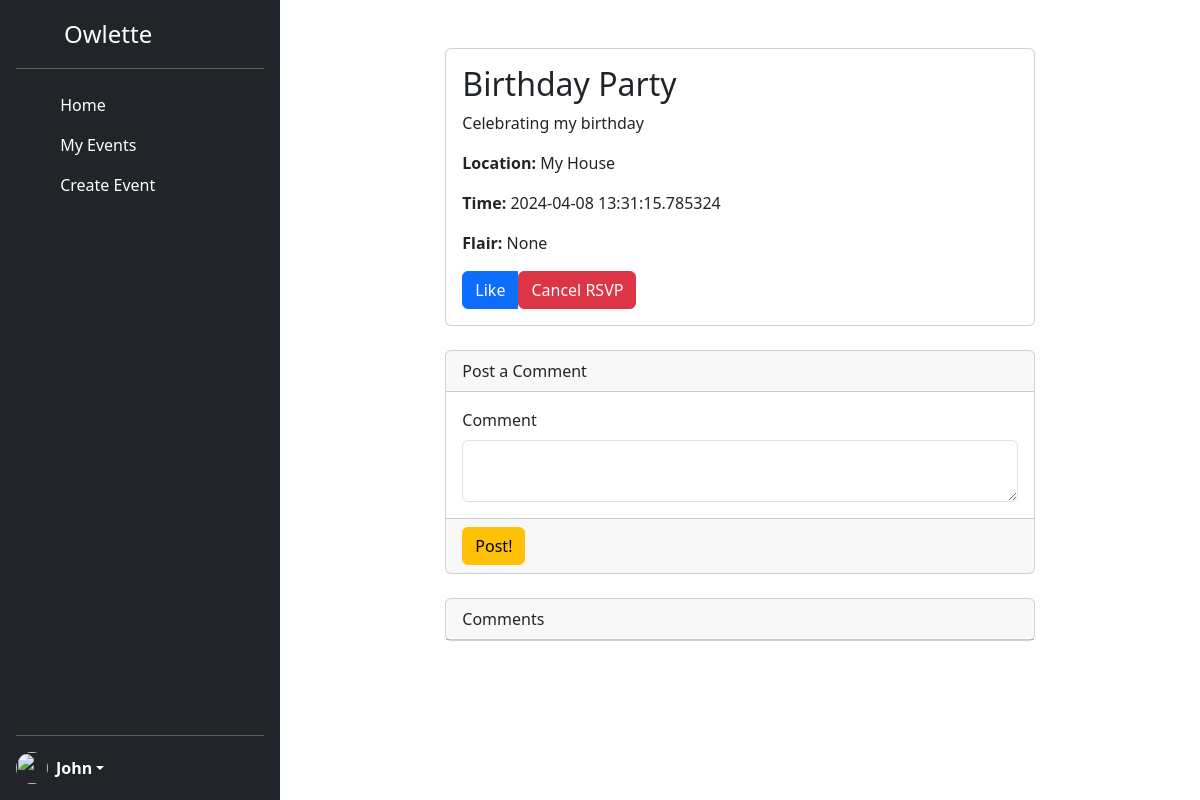
The app's page /eventview/1 (signed in), older data.
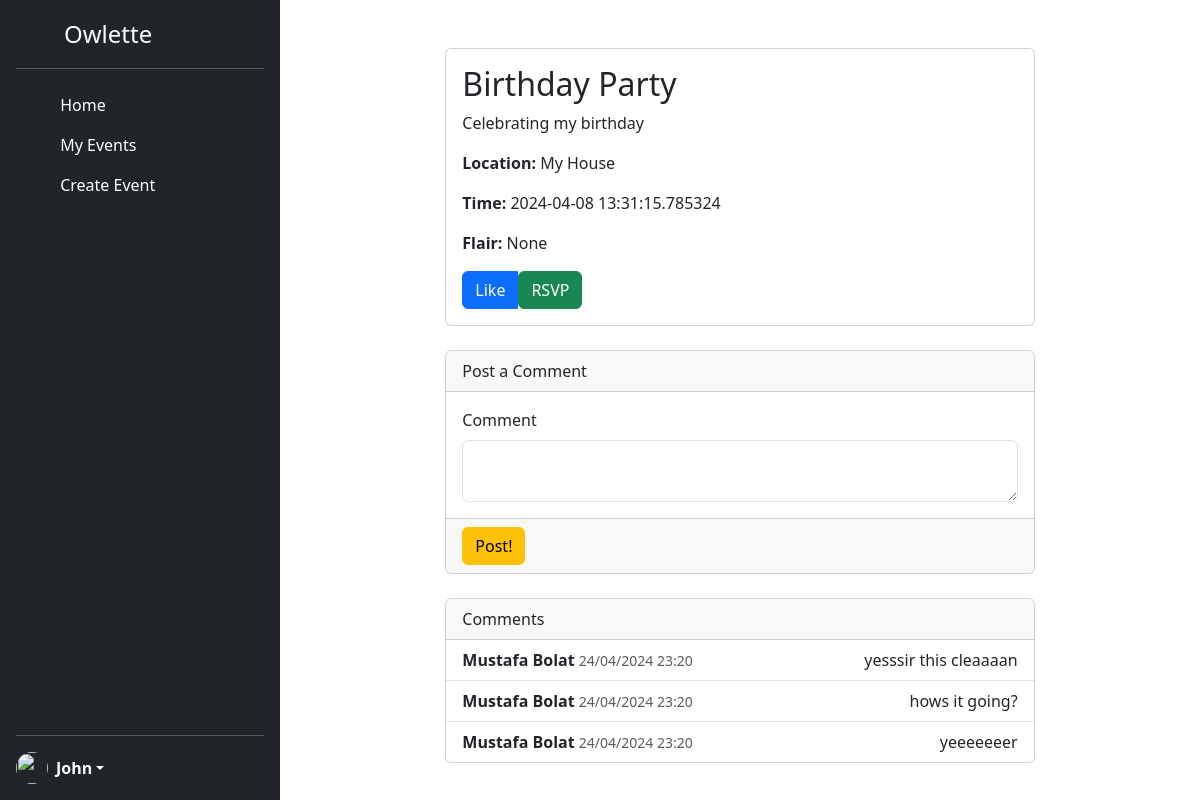
The same page, newer data.
### models.py (models this page shows, shortened)
class User(db.Model, UserMixin):
    __tablename__ = 'user'
    userid = db.Column(db.Integer,
                   primary_key=True)
    username = db.Column(db.String(40),
                         nullable=False,
                         unique=True)
    email = db.Column(db.String(40),
                      unique=True,
                      nullable=False)
    password = db.Column(db.String(200),
                         primary_key=False,
                         unique=False,
                         nullable=False)
    firstname = db.Column(db.String(40),
                         nullable=False)
    lastname = db.Column(db.String(40),
                         nullable=False)
    bio = db.Column(db.String(255),
                         nullable=True)
    created_at = db.Column(db.DateTime,
                           nullable=False,
                           default=datetime.now(pytz.timezone('US/Eastern')))
    ismod = db.Column(db.Boolean,
                           default=False)
    posts = db.relationship('Event', backref='author', lazy='dynamic')

class Event(db.Model):
    __tablename__ = 'event'
    eventID = db.Column(db.Integer, primary_key=True)
    userID = db.Column(db.Integer, db.ForeignKey('user.userid'))
    title = db.Column(db.String(80))
    status = db.Column(db.String(80), default='active')
    description = db.Column(db.String(389))
    eventTime = db.Column(db.DateTime)
    location = db.Column(db.String(80))
    flairone_id = db.Column(db.Integer, db.ForeignKey('flair.flairID'))
    flairtwo_id = db.Column(db.Integer, db.ForeignKey('flair.flairID'))
    flarirthree_id = db.Column(db.Integer, db.ForeignKey('flair.flairID'))
    flairone = db.relationship('Flair', foreign_keys=[flairone_id])
    flairtwo = db.relationship('Flair', foreign_keys=[flairtwo_id])
    flarirthree = db.relationship('Flair', foreign_keys=[flarirthree_id])
    comments = db.relationship('Comment', backref='comments', lazy='dynamic')

class Comment(db.Model):
     __tablename__ = 'comment'
     commentID = db.Column(db.Integer, primary_key=True)
     userID = db.Column(db.Integer, db.ForeignKey('user.userid'))
     eventID = db.Column(db.Integer, db.ForeignKey('event.eventID'))
     message = db.Column(db.String(255))
     timestamp = db.Column(db.DateTime, default=datetime.now(pytz.timezone('US/Eastern')))
     author = db.Relationship('User', backref='author', lazy='joined')

### app.py (the view, shortened to what this page needs)
@app.route('/eventview/<int:eventID>', methods=['GET','POST'])
@login_required
def eventdetailview(eventID):
    form = commentForm(request.form)
    singleEvent = Event.query.get(eventID)
    flairName = singleEvent.flairone.name if singleEvent.flairone else "None"  # Retrieve the flairs for the event
    user_has_rsvped = RSVP.query.filter_by(userID=current_user.userid, eventID=eventID).first() is not None
    return render_template("eventdetailview.html", singleEvent=singleEvent, flairName=flairName,
                user_has_rsvped=user_has_rsvped, form=form)

### forms.py
class commentForm(FlaskForm):
    message = TextAreaField('Comment', validators=[DataRequired(), Length(max=255)])
    submit = SubmitField(label='Post!')

### app.py (called while the page is built)
@login_manager.user_loader
def load_user(userid):
    return User.query.get(int(userid))

### templates/eventdetailview.html (shortened to what this page needs)
{% extends "base.html" %}
{% block content %}
<div class="container">
    <div class="row">
      <div class="col-md-8 mx-auto mt-5">
        <div class="card">
          <div class="card-body">
            <h2 class="card-title">{{singleEvent.title}}</h2>
            <p class="card-text">{{singleEvent.description}}</p>
            <p class="card-text"><strong>Location:</strong> {{singleEvent.location}}</p>
            <p class="card-text"><strong>Time:</strong> {{singleEvent.eventTime}}</p>
            <p><strong>Flair:</strong> {{ flairName }}</p>
            <div class="btn-group" role="group" aria-label="Event Actions">
              <button type="button" class="btn btn-primary"> Like</button>
              <form action="{{ url_for('rsvp_to_event', event_id=singleEvent.eventID) }}" method="post">
                {% if user_has_rsvped %}
                <button type="submit" class="btn btn-danger">
                     Cancel RSVP
                </button>
                {% else %}
                <button type="submit" class="btn btn-success">
                     RSVP
                </button>
                {% endif %}
              </form>
            </div>
          </div>
        </div>
        <div class="card mt-4">
          <div class="card-header">
              <div class="col-auto me-auto">Post a Comment</div>
          </div>
          <div class='card-body'>
              <form method="POST">
                {{ form.message.label(class="form-label") }}
                {{ form.message(class="form-control")  }}
          </div>
          <div class='card-footer'>
            {{ form.submit(class="btn btn-warning") }}
          </div>
        </div>
        <div class="card mt-4">
          <div class="card-header">
            Comments
          </div>
          <ul class="list-group list-group-flush">
            {% for comment in singleEvent.comments%}
            <li class="list-group-item">
              <div class="d-flex justify-content-between">
                <div>
                  <strong>{{comment.author.firstname}} {{comment.author.lastname}}</strong>
                  <small class="text-muted">{{ comment.timestamp.strftime(' %d/%m/%Y %H:%M ') }}</small>
                </div>
                <div>
                  <span>{{comment.message}}</span>
                </div>
              </div>
            </li>
            {% endfor %}
          </ul>
        </div>
      </div>
    </div>
  </div>
{% endblock %}

### templates/base.html (shortened to what this page needs)
<!DOCTYPE html>
<lang="en">
<head>
    <link rel="stylesheet" href="{{ url_for('static', filename='style.css') }}">
    <link href="https://cdn.jsdelivr.net/npm/bootstrap@5.3.3/dist/css/bootstrap.min.css" rel="stylesheet">
    <link href="https://cdn.jsdelivr.net/npm/bootstrap@5.3.3/dist/css/bootstrap.min.css" rel="stylesheet">
</head>
<body>
<div class="d-flex flex-row" style="">
  <div class="d-flex flex-column flex-shrink-0 p-3 text-white bg-dark" style="width: 280px; height: 100vh">
      <a href="/" class="d-flex align-items-center mb-3 mb-md-0 me-md-auto text-white text-decoration-none">
        <svg class="bi me-2" width="40" height="32"><use xlink:href="LOGO"/></svg>
        <span class="fs-4">Owlette</span>
      </a>
      <hr>
      <ul class="nav nav-pills flex-column mb-auto">
        <li class="nav-item">
          <a href="/home" class="nav-link text-white {{ 'active' if request.path == '/home' else '' }}"
          aria-current="page">
            <svg class="bi me-2" width="16" height="16"><use xlink:href="#home"/></svg>
            Home
          </a>
        </li>
       <li>
          <a href="/myevents" class="nav-link text-white {{ 'active' if request.path == '/myevents' else '' }}"
          aria-current="page">
            <svg class="bi me-2" width="16" height="16"><use xlink:href="#speedometer2"/></svg>
            My Events
          </a>
        </li>
        <li>
          <a href="/create-event" class="nav-link text-white {{ 'active' if request.path == '/create-event' else '' }}"
          aria-current="page">
            <svg class="bi me-2" width="16" height="16"><use xlink:href="#table"/></svg>
            Create Event
          </a>
        </li>
      </ul>
      <hr>
      <div class="dropdown">
        <a href="#" class="d-flex align-items-center text-white text-decoration-none dropdown-toggle" role="button" id="dropdownUser1" data-bs-toggle="dropdown" aria-haspopup="true" aria-expanded="false">
          <img src="https://github.com/mdo.png" alt="" width="32" height="32" class="rounded-circle me-2">
          {% if current_user.is_authenticated %}
            <strong>
                {{ current_user.firstname }}
            </strong>
          {% else %}
            <strong>
                User
            </strong>
          {% endif %}
        </a>
      </div>
  </div>
  {% block content %}
  {% endblock %}
</div>
</body>
</html>

Row changes from the older to the newer data that the page shows:
added Comment: author.firstname "Mustafa", author.lastname "Bolat", timestamp "24/04/2024 23:20", message "yesssir this cleaaaan"
added Comment: author.firstname "Mustafa", author.lastname "Bolat", timestamp "24/04/2024 23:20", message "hows it going?"
added Comment: author.firstname "Mustafa", author.lastname "Bolat", timestamp "24/04/2024 23:20", message "yeeeeeeer"
Text that changed along with them:
text no longer shown: "Cancel RSVP"
text now shown: "RSVP"
